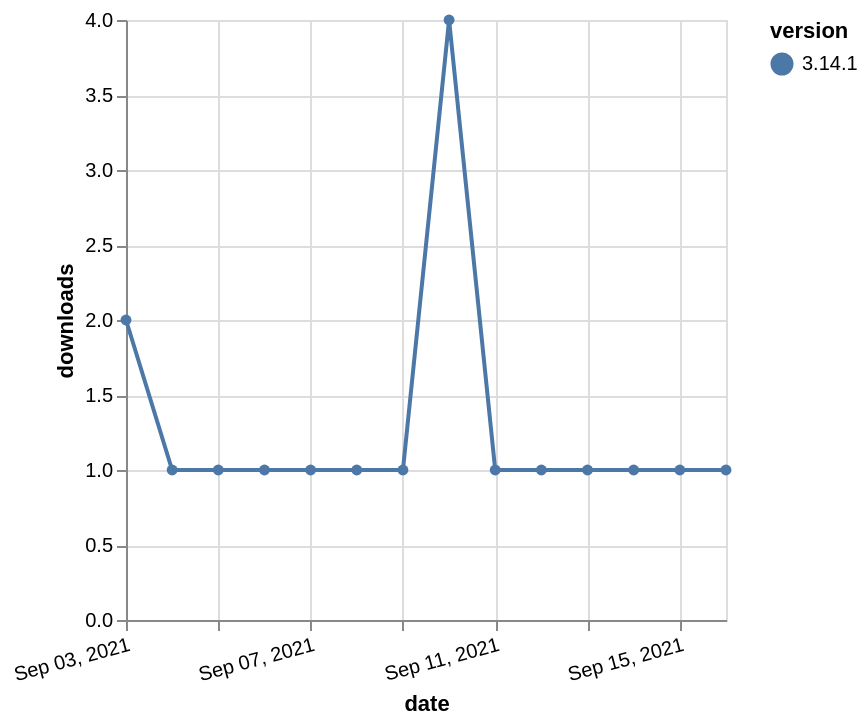

Write a Vega-Lite specification for this figure.
### Vega-Lite specification from a JSON file in a GitHub repository (floating-point values rounded to 4 significant figures)
{"$schema": "https://vega.github.io/schema/vega-lite/v5.json", "description": "A simple bar chart with embedded data.", "data": {"values": [{"date": "2021-09-03", "total": 505, "delta": 2, "version": "3.14.1"}, {"date": "2021-09-04", "total": 506, "delta": 1, "version": "3.14.1"}, {"date": "2021-09-05", "total": 507, "delta": 1, "version": "3.14.1"}, {"date": "2021-09-06", "total": 508, "delta": 1, "version": "3.14.1"}, {"date": "2021-09-07", "total": 509, "delta": 1, "version": "3.14.1"}, {"date": "2021-09-08", "total": 510, "delta": 1, "version": "3.14.1"}, {"date": "2021-09-09", "total": 511, "delta": 1, "version": "3.14.1"}, {"date": "2021-09-10", "total": 515, "delta": 4, "version": "3.14.1"}, {"date": "2021-09-11", "total": 516, "delta": 1, "version": "3.14.1"}, {"date": "2021-09-12", "total": 517, "delta": 1, "version": "3.14.1"}, {"date": "2021-09-13", "total": 518, "delta": 1, "version": "3.14.1"}, {"date": "2021-09-14", "total": 519, "delta": 1, "version": "3.14.1"}, {"date": "2021-09-15", "total": 520, "delta": 1, "version": "3.14.1"}, {"date": "2021-09-16", "total": 521, "delta": 1, "version": "3.14.1"}]}, "width": "container", "mark": {"type": "line", "point": {"filled": true}}, "encoding": {"x": {"field": "date", "type": "temporal", "timeUnit": "yearmonthdate", "title": "date", "axis": {"labelAngle": -15}}, "y": {"field": "delta", "type": "quantitative", "title": "downloads"}, "color": {"field": "version", "type": "nominal"}, "tooltip": {"field": "delta"}}}
